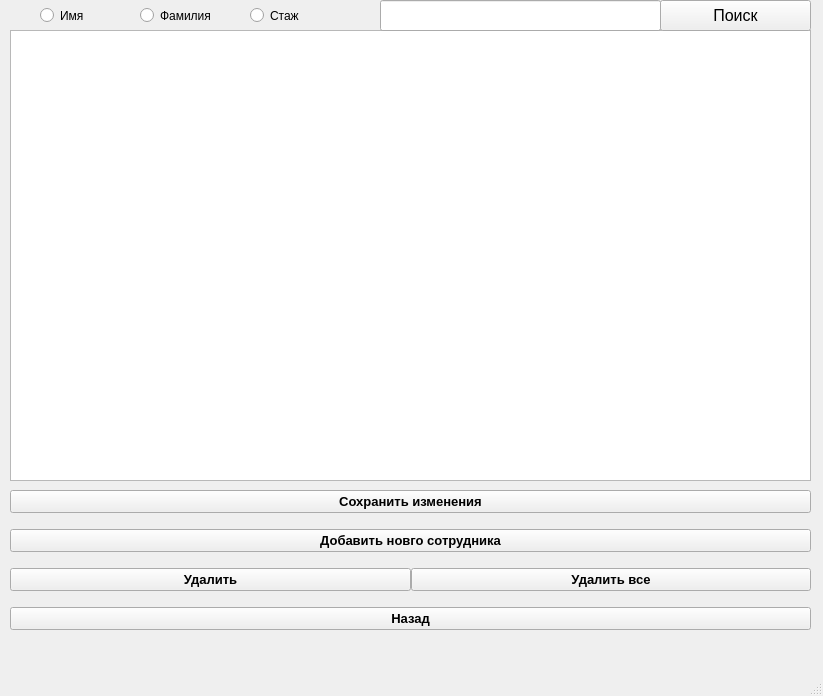
<?xml version="1.0" encoding="UTF-8"?>
<ui version="4.0">
 <class>view</class>
 <widget class="QMainWindow" name="view">
  <property name="geometry">
   <rect>
    <x>0</x>
    <y>0</y>
    <width>823</width>
    <height>696</height>
   </rect>
  </property>
  <property name="windowTitle">
   <string>MainWindow</string>
  </property>
  <widget class="QWidget" name="centralwidget">
   <widget class="QWidget" name="verticalLayoutWidget">
    <property name="geometry">
     <rect>
      <x>10</x>
      <y>480</y>
      <width>801</width>
      <height>161</height>
     </rect>
    </property>
    <layout class="QVBoxLayout" name="verticalLayout">
     <item>
      <widget class="QPushButton" name="save_but">
       <property name="font">
        <font>
         <pointsize>10</pointsize>
         <weight>75</weight>
         <bold>true</bold>
        </font>
       </property>
       <property name="styleSheet">
        <string notr="true">QPushButton{background-color: rgb(255, 57, 93)}
QPushButton:hover{color:white};
</string>
       </property>
       <property name="text">
        <string>Сохранить изменения</string>
       </property>
      </widget>
     </item>
     <item>
      <widget class="QPushButton" name="add_but">
       <property name="font">
        <font>
         <pointsize>10</pointsize>
         <weight>75</weight>
         <bold>true</bold>
        </font>
       </property>
       <property name="styleSheet">
        <string notr="true">QPushButton{background-color: rgb(138, 254, 255)}
QPushButton:hover{color:red};</string>
       </property>
       <property name="text">
        <string>Добавить новго сотрудника</string>
       </property>
      </widget>
     </item>
     <item>
      <layout class="QHBoxLayout" name="horizontalLayout">
       <property name="spacing">
        <number>0</number>
       </property>
       <item>
        <widget class="QPushButton" name="deletButton">
         <property name="font">
          <font>
           <pointsize>10</pointsize>
           <weight>75</weight>
           <bold>true</bold>
          </font>
         </property>
         <property name="styleSheet">
          <string notr="true">QPushButton{background-color: rgb(153, 58, 170) }

QPushButton:hover{color:orange};</string>
         </property>
         <property name="text">
          <string>Удалить</string>
         </property>
        </widget>
       </item>
       <item>
        <widget class="QPushButton" name="alldeletButton">
         <property name="font">
          <font>
           <pointsize>10</pointsize>
           <weight>75</weight>
           <bold>true</bold>
          </font>
         </property>
         <property name="styleSheet">
          <string notr="true">QPushButton{background-color: rgb(153, 58, 170) }

QPushButton:hover{color:orange};</string>
         </property>
         <property name="text">
          <string>Удалить все</string>
         </property>
        </widget>
       </item>
      </layout>
     </item>
     <item>
      <widget class="QPushButton" name="back_but">
       <property name="font">
        <font>
         <pointsize>10</pointsize>
         <weight>75</weight>
         <bold>true</bold>
        </font>
       </property>
       <property name="styleSheet">
        <string notr="true">
QPushButton{background-color: rgb(255, 97, 97)}
QPushButton:hover{color: rgb(45, 51, 179)};
</string>
       </property>
       <property name="text">
        <string>Назад</string>
       </property>
      </widget>
     </item>
    </layout>
   </widget>
   <widget class="QTableView" name="tableView">
    <property name="geometry">
     <rect>
      <x>10</x>
      <y>30</y>
      <width>801</width>
      <height>451</height>
     </rect>
    </property>
    <property name="styleSheet">
     <string notr="true"/>
    </property>
   </widget>
   <widget class="QLineEdit" name="lineEdit">
    <property name="geometry">
     <rect>
      <x>380</x>
      <y>0</y>
      <width>281</width>
      <height>31</height>
     </rect>
    </property>
    <property name="font">
     <font>
      <pointsize>12</pointsize>
     </font>
    </property>
    <property name="layoutDirection">
     <enum>Qt::LeftToRight</enum>
    </property>
    <property name="alignment">
     <set>Qt::AlignRight|Qt::AlignTrailing|Qt::AlignVCenter</set>
    </property>
   </widget>
   <widget class="QPushButton" name="pushButton">
    <property name="geometry">
     <rect>
      <x>660</x>
      <y>0</y>
      <width>151</width>
      <height>31</height>
     </rect>
    </property>
    <property name="font">
     <font>
      <pointsize>12</pointsize>
     </font>
    </property>
    <property name="styleSheet">
     <string notr="true">QPushButton{background-color:rgb(65, 252, 255) }
QPushButton:hover{color:red};
</string>
    </property>
    <property name="text">
     <string>Поиск</string>
    </property>
   </widget>
   <widget class="QRadioButton" name="radioName">
    <property name="geometry">
     <rect>
      <x>40</x>
      <y>0</y>
      <width>101</width>
      <height>31</height>
     </rect>
    </property>
    <property name="font">
     <font>
      <pointsize>9</pointsize>
     </font>
    </property>
    <property name="text">
     <string>Имя</string>
    </property>
   </widget>
   <widget class="QRadioButton" name="radioSurname">
    <property name="geometry">
     <rect>
      <x>140</x>
      <y>0</y>
      <width>101</width>
      <height>31</height>
     </rect>
    </property>
    <property name="font">
     <font>
      <pointsize>9</pointsize>
     </font>
    </property>
    <property name="text">
     <string>Фамилия</string>
    </property>
   </widget>
   <widget class="QRadioButton" name="radioAge">
    <property name="geometry">
     <rect>
      <x>250</x>
      <y>0</y>
      <width>101</width>
      <height>31</height>
     </rect>
    </property>
    <property name="font">
     <font>
      <pointsize>9</pointsize>
     </font>
    </property>
    <property name="text">
     <string>Стаж</string>
    </property>
   </widget>
  </widget>
  <widget class="QMenuBar" name="menubar">
   <property name="geometry">
    <rect>
     <x>0</x>
     <y>0</y>
     <width>823</width>
     <height>26</height>
    </rect>
   </property>
  </widget>
  <widget class="QStatusBar" name="statusbar"/>
 </widget>
 <resources/>
 <connections/>
</ui>
